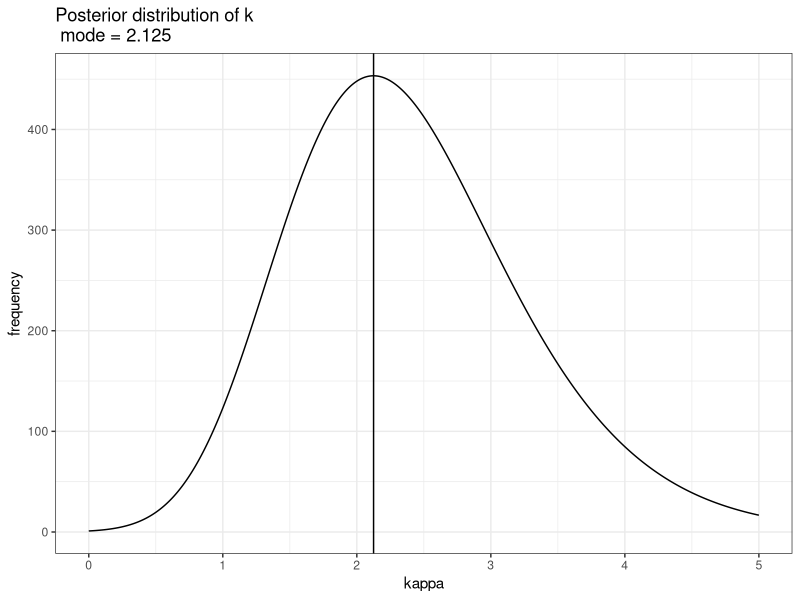
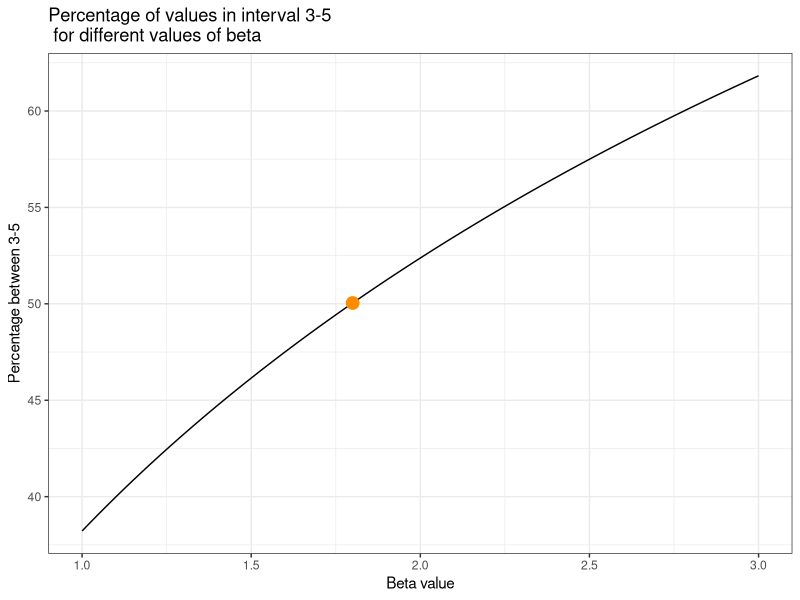
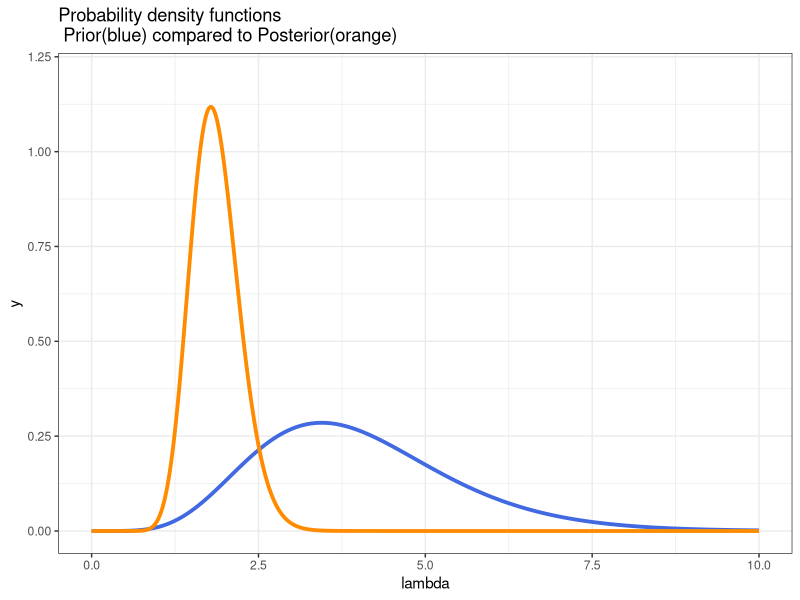

The R source for these figures, in order:
## ---- chunk 1
library(ggplot2)
## ---- chunk 2
# a)
radians <- c(-2.44,2.14,2.54,1.83,2.02,2.33,-2.79,2.23,2.07,2.02)
kappa <- seq(from=0, to=5, by=0.001)
distKappa <- (1/besselI(kappa, 0))^10 * exp(kappa * sum(cos(radians-2.39))-kappa)
kappaFrame <- data.frame(x=kappa, y=distKappa)
maxkappa <- which.max(distKappa)
modeKappa <- kappa[2126]
ggplot(kappaFrame, aes(x=x,y=y)) + geom_line() + geom_vline(xintercept=modeKappa) +
  ggtitle("Posterior distribution of k \n mode = 2.125") + theme_bw() +ylab("frequency") + xlab("kappa")
## ---- chunk 3
bseq <- seq(1,3, 0.01)
prob <- 0
j <- 0
for(i in bseq){
  j <- j+1
  prob[j] <-  (pgamma(q = 5, 4*i, i) - pgamma(q = 3, 4*i, i) ) *100
}
prob <- data.frame(x=bseq, y=prob)
ggplot(prob, aes(x=x, y=y)) + geom_line() + ggtitle("Percentage of values in interval 3-5\n for different values of beta") + ylab("Percentage between 3-5") + xlab("Beta value") + geom_point(data=data.frame(y=0.5004194*100,x=1.8), size=4, col="darkorange") + theme_bw()
## ---- chunk 4
# c
ysum <- sum(120342 + 235967 + 243745 + 197452 + 276935 + 157222) / 100000
 # prior
prior <- data.frame(x=seq(0,10, 0.01), y=dgamma(seq(0, 10, by=0.01), 4*1.81, 1.81))
posterior <- data.frame(x=seq(0,10, 0.01),y=dgamma(seq(0, 10, by=0.01), 4*1.81 + 19, 1.81 + 12.31663))
ggplot(prior, aes(x=x, y=y)) + geom_line(col="royalblue", size=1.3) + ylim(0,1.2) + geom_line(data=posterior, aes(x=x, y=y), col="darkorange", size=1.3) + theme_bw() + ggtitle("Probability density functions \n Prior(blue) compared to Posterior(orange)") + xlab("lambda")
